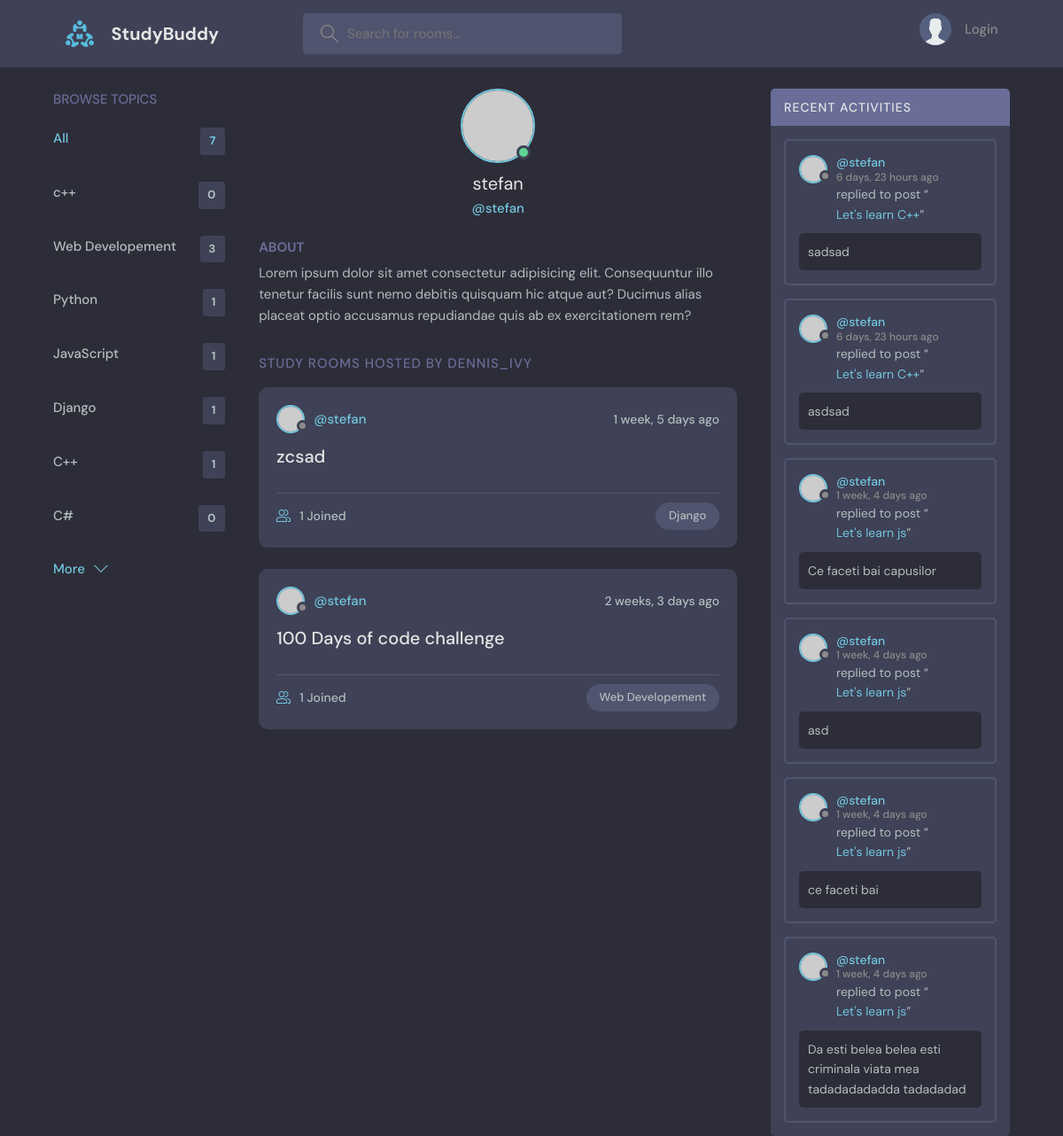
Page /profile/1/ on the committed database.
### base/models.py (models this page shows, shortened)
class Topic(models.Model):
    name = models.CharField(max_length=200)
    class Meta:
        ordering = ['-name']

class Room(models.Model):
    host = models.ForeignKey(User, on_delete=models.SET_NULL, null=True)
    topic = models.ForeignKey(Topic, on_delete=models.SET_NULL, null=True)
    name = models.CharField(max_length=200)
    description = models.TextField(null=True, blank=True)
    participants = models.ManyToManyField(User, related_name='participants', blank=True)
    updated = models.DateTimeField(auto_now=True)
    created = models.DateTimeField(auto_now_add=True)
    class Meta:
        ordering = ['-updated', '-created']
    def __str__(self):
        return self.name

class Message(models.Model):
    user = models.ForeignKey(User, on_delete=models.CASCADE)
    room = models.ForeignKey(Room, on_delete=models.CASCADE)
    body = models.TextField()
    updated = models.DateTimeField(auto_now=True)
    created = models.DateTimeField(auto_now_add=True)
    class Meta:
        ordering = ['-updated', '-created']

### base/views.py (the view)
# urls.py: path('profile/<str:pk>/', views.userProfile, name="user-profile"),
def userProfile(request, pk):
    user = User.objects.get(id=pk)
    rooms = user.room_set.all()
    room_messages = user.message_set.all()
    topics = Topic.objects.all()
    context={
        'user': user,
        'rooms': rooms,
        'room_messages': room_messages,
        'topics': topics,
    }
    return render(request, 'base/profile.html', context)

### base/templates/base/profile.html (shortened to what this page needs)
{% extends 'main.html' %}
{% block content%}
  <main class="profile-page layout layout--3">
    <div class="container">
      {% include 'base/topics_component.html' %}
      <div class="roomList">
        <div class="profile">
          <div class="profile__avatar">
            <div class="avatar avatar--large active">
              <img src="https://randomuser.me/api/portraits/men/11.jpg" />
            </div>
          </div>
          <div class="profile__info">
            <h3>{{user.username}}</h3>
            <p>@{{user.username}}</p>
          </div>
          <div class="profile__about">
            <h3>About</h3>
            <p>
              Lorem ipsum dolor sit amet consectetur adipisicing elit. Consequuntur illo tenetur
              facilis sunt nemo debitis quisquam hic atque aut? Ducimus alias placeat optio
              accusamus repudiandae quis ab ex exercitationem rem?
            </p>
          </div>
        </div>
        <div class="roomList__header">
          <div>
            <h2>Study Rooms Hosted by dennis_ivy</a>
            </h2>
          </div>
        </div>
        {% include 'base/feed_component.html' %}
      </div>
      {% include 'base/activity_component.html' %}
    </div>
  </main>
  {% endblock content%}

### templates/main.html (shortened to what this page needs)
<!DOCTYPE html>
{% load static %}
<html lang="en">
  <head>
    <link rel="stylesheet" href="{% static 'styles/style.css' %}" />
  </head>
  <body>
    {% include 'navbar.html' %}
    {% block content %}
    {% endblock %}
  </body>
</html>

### templates/navbar.html (shortened to what this page needs)
{% load static %}
<header class="header header--loggedIn">
    <div class="container">
      <a href="{% url 'home' %}" class="header__logo">
        <img src="{% static 'images/logo.svg' %}" />
        <h1>StudyBuddy</h1>
      </a>
      <form class="header__search" method="GET" action="{% url 'home' %}">
        <label>
          <input name="q" placeholder="Search for rooms..." />
        </label>
      </form>
      <nav class="header__menu">
        {% if request.user.is_authenticated %}
        <div class="header__user">
          <a href="{% url 'user-profile' request.user.id %}">
            <div class="avatar avatar--medium active">
              <img src="https://randomuser.me/api/portraits/men/37.jpg" />
            </div>
            <p>{{request.user.username}} <span>@{{request.user.username}}</span></p>
          </a>
          <button class="dropdown-button">
            <svg version="1.1" xmlns="http://www.w3.org/2000/svg" width="32" height="32" viewBox="0 0 32 32">
              <title>chevron-down</title>
              <path d="M16 21l-13-13h-3l16 16 16-16h-3l-13 13z"></path>
            </svg>
          </button>
        </div>
        {% else %}
        <a href="{% url 'login' %}">
          <img src="{% static 'images/avatar.svg' %}" />
          <p>Login</p>
        </a>
        {% endif%}
      </nav>
    </div>
  </header>

### base/templates/base/topics_component.html
<div class="topics">
<div class="topics__header">
    <h2>Browse Topics</h2>
</div>
<ul class="topics__list">
    <li>
    <a href="{% url 'home' %}" class="active">All <span>{{topics.count}}</span></a>
    </li>
    {% for topic in topics %}
    <li>
    <a href="{% url 'home' %}?q={{topic.name}}">{{topic.name}} <span>{{topic.room_set.all.count}}</span></a>
    </li>
    {% endfor %}
</ul>
<a class="btn btn--link" href="{% url 'topics' %}">
    More
    <svg version="1.1" xmlns="http://www.w3.org/2000/svg" width="32" height="32" viewBox="0 0 32 32">
    <title>chevron-down</title>
    <path d="M16 21l-13-13h-3l16 16 16-16h-3l-13 13z"></path>
    </svg>
</a>
</div>

### base/templates/base/feed_component.html (shortened to what this page needs)
{% for room in rooms %}
<div class="roomListRoom">
    <div class="roomListRoom__header">
    <a href="{% url 'user-profile' room.host.id %}" class="roomListRoom__author">
        <div class="avatar avatar--small">
        <img src="https://randomuser.me/api/portraits/women/11.jpg" />
        </div>
        <span>@{{room.host.username}}</span>
    </a>
    <div class="roomListRoom__actions">
        <span>{{room.created|timesince}} ago</span>
    </div>
    </div>
    <div class="roomListRoom__content">
    <a href="{% url 'room' room.id%}">{{room.name}}</a>
    </div>
    <div class="roomListRoom__meta">
    <a href="{% url 'room' room.id%}" class="roomListRoom__joined">
        {{room.participants.all.count}} Joined
    </a>
    <p class="roomListRoom__topic">{{room.topic.name}}</p>
    </div>
</div>
{% endfor %}

### base/templates/base/activity_component.html (shortened to what this page needs)
<div class="activities">
    <div class="activities__header">
        <h2>Recent Activities</h2>
    </div>
    {% for message in room_messages %}
    <div class="activities__box">
        <div class="activities__boxHeader roomListRoom__header">
        <a href="{% url 'user-profile' message.user.id %}" class="roomListRoom__author">
            <div class="avatar avatar--small">
            <img src="https://randomuser.me/api/portraits/women/11.jpg" />
            </div>
            <p>
            @{{message.user}}
            <span>{{message.created|timesince}} ago</span>
            </p>
        </a>
        </div>
        <div class="activities__boxContent">
        <p>replied to post “<a href="{% url 'room' message.room.id %}">{{message.room}}</a>”</p>
        <div class="activities__boxRoomContent">
            {{message.body}}
        </div>
        </div>
    </div>
    {% endfor %}
    </div>

### rows in the picture
Topic: name "c++", room_set.all.count "0"
Topic: name "Web Developement", room_set.all.count "3"
Topic: name "Python", room_set.all.count "1"
Topic: name "JavaScript", room_set.all.count "1"
Topic: name "Django", room_set.all.count "1"
Topic: name "C++", room_set.all.count "1"
Topic: name "C#", room_set.all.count "0"
Room: host.username "stefan", created "1 week, 5 days", name "zcsad", participants.all.count "1", topic.name "Django"
Room: host.username "stefan", created "2 weeks, 3 days", name "100 Days of code challenge", participants.all.count "1", topic.name "Web Developement"
Message: user "stefan", created "6 days, 23 hours", room "Let's learn C++", body "sadsad"
Message: user "stefan", created "6 days, 23 hours", room "Let's learn C++", body "asdsad"
Message: user "stefan", created "1 week, 4 days", room "Let's learn js", body "Ce faceti bai capusilor"
Message: user "stefan", created "1 week, 4 days", room "Let's learn js", body "asd"
Message: user "stefan", created "1 week, 4 days", room "Let's learn js", body "ce faceti bai"
Message: user "stefan", created "1 week, 4 days", room "Let's learn js", body "Da esti belea belea esti criminala viata mea tadadadadadda tadadadad"

### other values in the picture
{{ topics.count }} "7"
{{ user.username }} "stefan"
